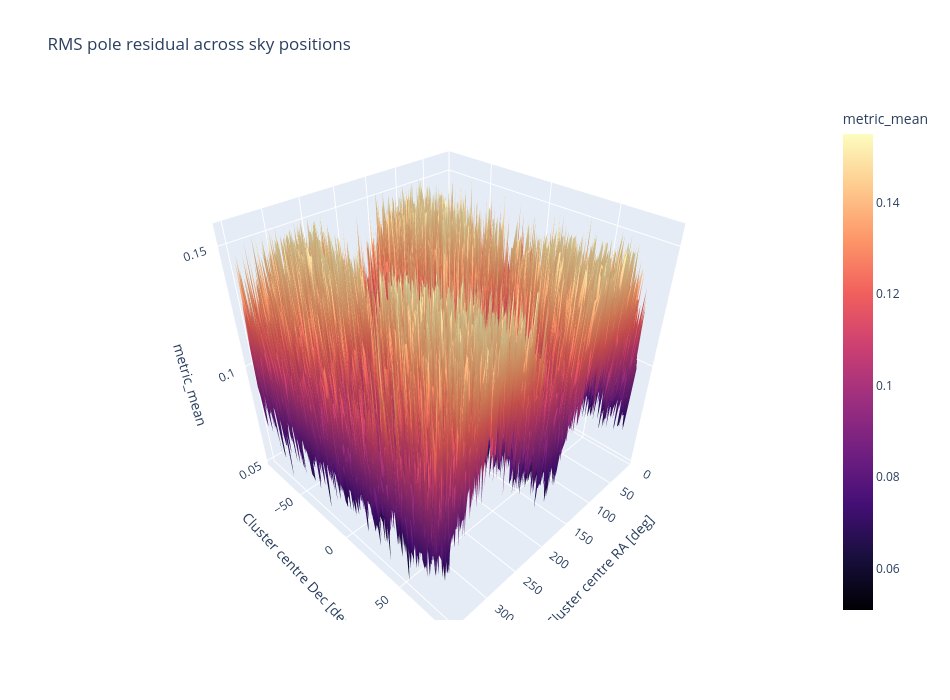

The notebook cell this image was saved under:
### Code cell
fig_surface = plot_apex_error_surface_plotly(
    grid_summary2,
    value_col="metric_mean",
    title="RMS pole residual across sky positions",
    colorscale="Magma",
)

### Figure 1 — Plotly figure (JSON) as saved in the notebook; plotly's stock layout.template omitted (floating-point values rounded to 4 significant figures; data arrays with more than 128 entries replaced by an {"elided": "..."} marker saying what was removed)
{"data": [{"colorbar": {"title": {"text": "metric_mean"}}, "colorscale": [[0, "#000004"], [0.1111, "#180f3d"], [0.2222, "#440f76"], [0.3333, "#721f81"], [0.4444, "#9e2f7f"], [0.5556, "#cd4071"], [0.6667, "#f1605d"], [0.7778, "#fd9668"], [0.8889, "#feca8d"], [1, "#fcfdbf"]], "hovertemplate": "RA: %{x:.1f} deg<br>Dec: %{y:.1f} deg<br>metric_mean: %{z:.4f}<extra></extra>", "type": "surface", "x": {"elided": "360 int values"}, "y": {"elided": "161 int values"}, "z": {"elided": "161x360 float values"}}], "layout": {"height": 700, "scene": {"xaxis": {"range": [0, 360], "title": {"text": "Cluster centre RA [deg]"}}, "yaxis": {"range": [-90, 90], "title": {"text": "Cluster centre Dec [deg]"}}, "zaxis": {"title": {"text": "metric_mean"}}}, "title": {"text": "RMS pole residual across sky positions"}, "width": 950}}
